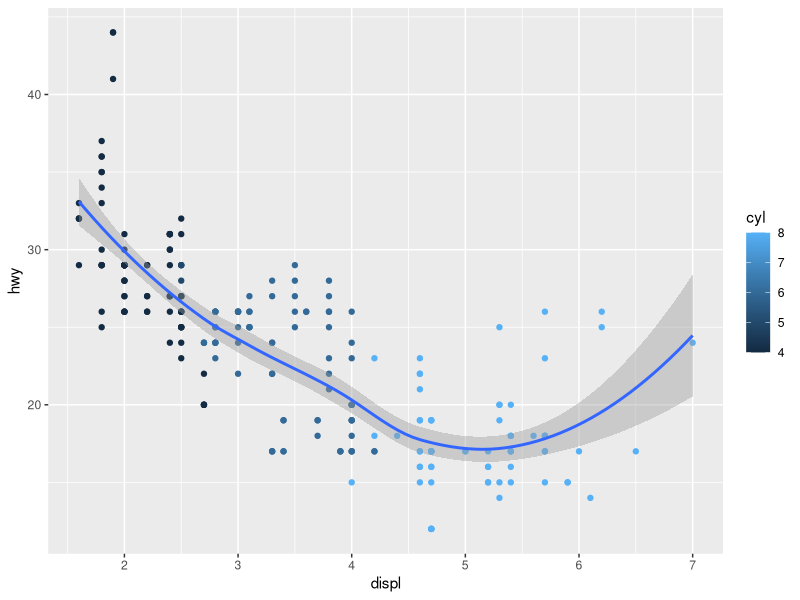

Here is the R script that generated this plot:
library(tidyverse)
data(mpg)

mpg %>%
  ggplot()+
   geom_point(mapping = aes(x=displ, y=hwy,color = cyl))+
   geom_smooth(mapping = aes(x=displ, y=hwy))
   #geom_point(mapping = aes(x=displ, y=hwy), color = "blue")
   #theme_dark()
